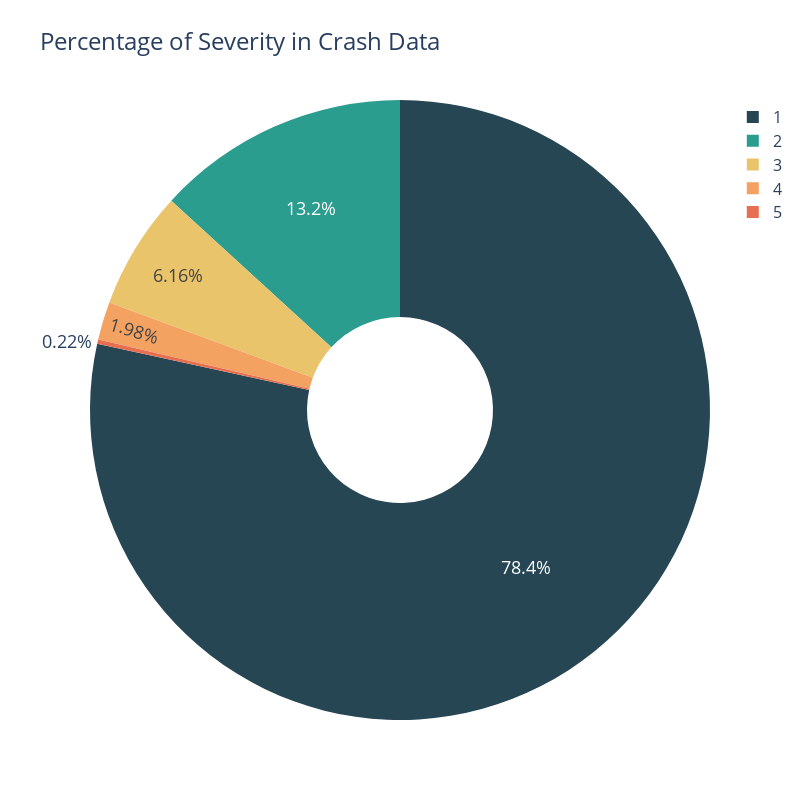

The notebook cell this image was saved under:
### Code cell
# Define custom colors
custom_colors = ['#264653', '#2a9d8f', '#e9c46a', '#f4a261', '#e76f51', '#6b705c']
fig = px.pie(severity_counts, names='Severity', values='Count', title='Percentage of Severity in Crash Data',
             labels={'Severity': 'Severity Level', 'Count': 'Number of Crashes'}, 
             hover_data=['Percentage'], 
             color_discrete_sequence=custom_colors,
             hole=0.3)  # hole=0.3 creates a donut chart
fig.update_layout(
    width=800,  # set the width to 800 pixels
    height=800,  # set the height to 800 pixels
    title_font_size=24,  # increase title font size
    legend_font_size=16,  # increase legend font size
    legend_title_font_size=18,  # increase legend title font size
    font=dict(
        size=18  # increase font size for labels and hover data
    )
)

# Show the pie chart
fig.show()

### Figure 1 — Plotly figure (JSON) as saved in the notebook; plotly's stock layout.template omitted (floating-point values rounded to 4 significant figures)
{"data": [{"customdata": [[78.43], [13.21], [6.157], [1.985], [0.2202]], "domain": {"x": [0, 1], "y": [0, 1]}, "hole": 0.3, "hovertemplate": "Severity Level=%{label}<br>Number of Crashes=%{value}<br>Percentage=%{customdata[0]}<extra></extra>", "labels": [1, 2, 3, 4, 5], "legendgroup": "", "name": "", "showlegend": true, "type": "pie", "values": [55558, 9354, 4361, 1406, 156]}], "layout": {"font": {"size": 18}, "height": 800, "legend": {"font": {"size": 16}, "title": {"font": {"size": 18}}, "tracegroupgap": 0}, "piecolorway": ["#264653", "#2a9d8f", "#e9c46a", "#f4a261", "#e76f51", "#6b705c"], "title": {"font": {"size": 24}, "text": "Percentage of Severity in Crash Data"}, "width": 800}}
